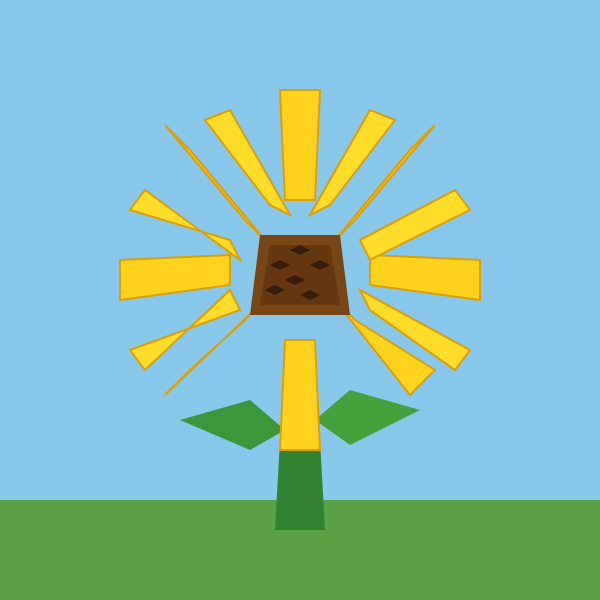
Frame 1 (no input)
Frame 2 (the mouse pressed at the canvas centre, redrawn once): identical to frame 1, image omitted

The p5.js sketch that drew this single still picture (run headless with seeded random() and noise() and a simulated clock; the mouse was pressed at the canvas centre and the sketch redrawn once):

// p5.js sketch
// ── sketch.js

function setup() {
  createCanvas(600, 600);
  noLoop();
}

function draw() {
  background(135, 200, 235);

  // =========================
  // CHÃO
  // =========================

  noStroke();
  fill(90, 160, 70);

  quad(
    0, 500,
    600, 500,
    600, 600,
    0, 600
  );

  // =========================
  // CAULE
  // =========================

  fill(50, 130, 50);

  quad(
    285, 350,
    315, 350,
    325, 530,
    275, 530
  );

  // =========================
  // FOLHA ESQUERDA
  // =========================

  fill(60, 150, 60);

  quad(
    285, 430,
    250, 400,
    180, 420,
    250, 450
  );

  // =========================
  // FOLHA DIREITA
  // =========================

  fill(70, 160, 60);

  quad(
    315, 420,
    350, 390,
    420, 410,
    350, 445
  );

  // =========================
  // PÉTALAS
  // =========================

  fill(255, 210, 30);
  stroke(220, 160, 10);
  strokeWeight(2);

  // Pétala superior
  quad(285, 200, 315, 200, 320, 90, 280, 90);

  // Pétala inferior
  quad(285, 340, 315, 340, 320, 450, 280, 450);

  // Pétala esquerda
  quad(230, 255, 230, 285, 120, 300, 120, 260);

  // Pétala direita
  quad(370, 255, 370, 285, 480, 300, 480, 260);

  // Pétala superior esquerda
  quad(245, 220, 265, 240, 190, 150, 165, 125);

  // Pétala superior direita
  quad(335, 240, 355, 220, 435, 125, 410, 150);

  // Pétala inferior esquerda
  quad(245, 320, 265, 300, 165, 395, 190, 370);

  // Pétala inferior direita
  quad(335, 300, 355, 320, 435, 370, 410, 395);

  // =========================
  // PÉTALAS INTERMEDIÁRIAS
  // =========================

  fill(255, 220, 40);

  quad(270, 205, 290, 215, 230, 110, 205, 120);

  quad(310, 215, 330, 205, 395, 120, 370, 110);

  quad(230, 240, 240, 260, 145, 190, 130, 210);

  quad(360, 240, 370, 260, 470, 210, 455, 190);

  quad(230, 290, 240, 310, 130, 350, 145, 370);

  quad(360, 290, 370, 310, 455, 370, 470, 350);

  // =========================
  // MIOLO
  // =========================

  noStroke();
  fill(120, 70, 20);

  quad(260, 235, 340, 235, 350, 315, 250, 315);

  // Segunda camada do miolo
  fill(100, 55, 15);

  quad(270, 245, 330, 245, 340, 305, 260, 305);

  // =========================
  // SEMENTES
  // =========================

  fill(55, 30, 10);

  quad(290, 250, 300, 245, 310, 250, 300, 255);
  quad(270, 265, 280, 260, 290, 265, 280, 270);
  quad(310, 265, 320, 260, 330, 265, 320, 270);

  quad(285, 280, 295, 275, 305, 280, 295, 285);
  quad(300, 295, 310, 290, 320, 295, 310, 300);
  quad(265, 290, 275, 285, 285, 290, 275, 295);
}
